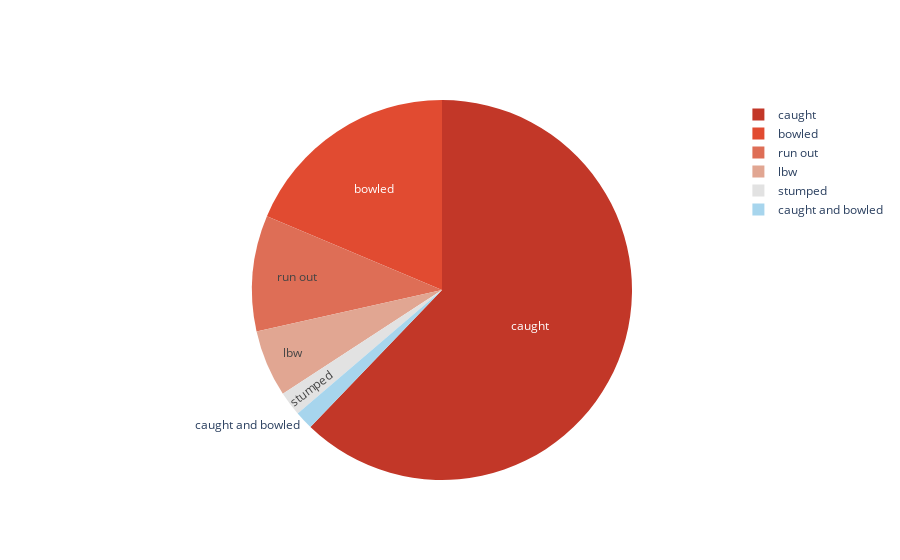

The notebook cell this image was saved under:
### Code cell
colors=["#1984c5", "#22a7f0", "#63bff0", "#a7d5ed", "#e2e2e2", "#e1a692", "#de6e56", "#e14b31", "#c23728"]
fig = go.Figure(data=[go.Pie(labels=X, values=Y,marker=dict(colors=colors[::-1]))])
fig.update_traces(textinfo='label')
fig.show()

### Figure 1 — Plotly figure (JSON) as saved in the notebook; plotly's stock layout.template omitted (floating-point values rounded to 4 significant figures)
{"data": [{"labels": ["caught", "bowled", "run out", "lbw", "stumped", "caught and bowled"], "marker": {"colors": ["#c23728", "#e14b31", "#de6e56", "#e1a692", "#e2e2e2", "#a7d5ed", "#63bff0", "#22a7f0", "#1984c5"]}, "textinfo": "label", "type": "pie", "values": [120, 36, 19, 11, 4, 3]}], "layout": {}}
